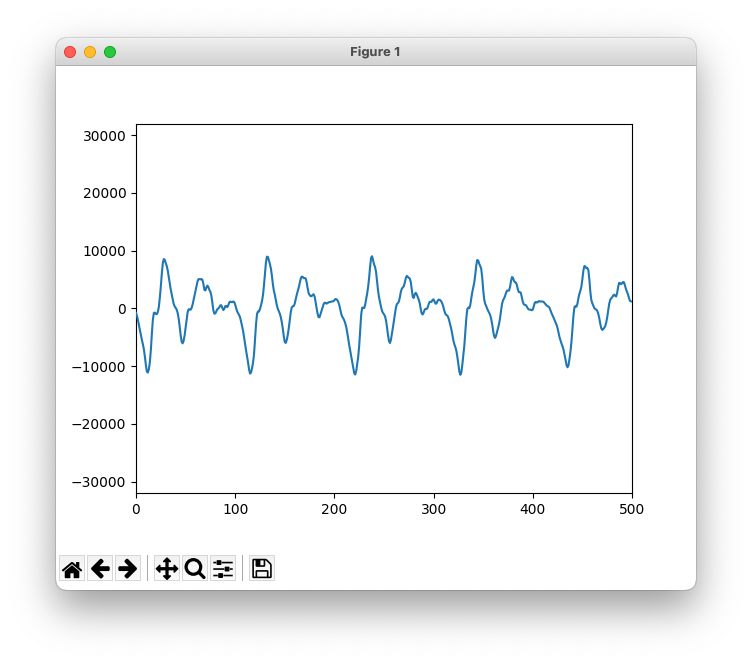

Source code (Python):
# plot_wave_file_using_animate

import wave
import struct
import matplotlib
from matplotlib import pyplot
from matplotlib import animation

matplotlib.use('TkAgg')
# matplotlib.use('MacOSX')

print('The matplotlib backend is %s' % pyplot.get_backend())      # Plotting backend

# Specify wave file
wavfile = 'author.wav'
print('Name of wave file: %s' % wavfile)

# Open wave file
wf = wave.open( wavfile, 'rb')

# Read wave file properties
RATE        = wf.getframerate()     # Frame rate (frames/second)
WIDTH       = wf.getsampwidth()     # Number of bytes per sample
LEN         = wf.getnframes()       # Signal length
CHANNELS    = wf.getnchannels()     # Number of channels

print('The file has %d channel(s).'         % CHANNELS)
print('The file has %d frames/second.'      % RATE)
print('The file has %d frames.'             % LEN)
print('The file has %d bytes per sample.'   % WIDTH)

BLOCKLEN = 500    # Blocksize

# Set up plotting...

fig1 = pyplot.figure(1)
ax1 = fig1.add_subplot(1, 1, 1)   # axes
[g1] = ax1.plot([], [])

# Define animation functions

def my_init():
    g1.set_xdata(range(BLOCKLEN))
    ax1.set_ylim(-32000, 32000)
    ax1.set_xlim(0, BLOCKLEN)
    return (g1,)

def my_update(i):

    # print(i)

    # Get block of samples from wave file
    input_bytes = wf.readframes(BLOCKLEN)

    # Convert binary data to sequence (tuple) of numbers
    signal_block = struct.unpack('h' * BLOCKLEN, input_bytes)

    # Update plot
    g1.set_ydata(signal_block)

    return (g1,)

Nplots = int(LEN/BLOCKLEN) - 1
print('Number of plots = ', Nplots)

my_anima = animation.FuncAnimation(
    fig1,
    my_update,
    frames = Nplots,
    init_func = my_init,
    interval = 50,   # milliseconds   # Try 5 and 100 and re-run
    blit = True,
    repeat = False
)
pyplot.show()   # Needed for FuncAnimation to show plots

pyplot.close()
wf.close()

print('* Finished')
